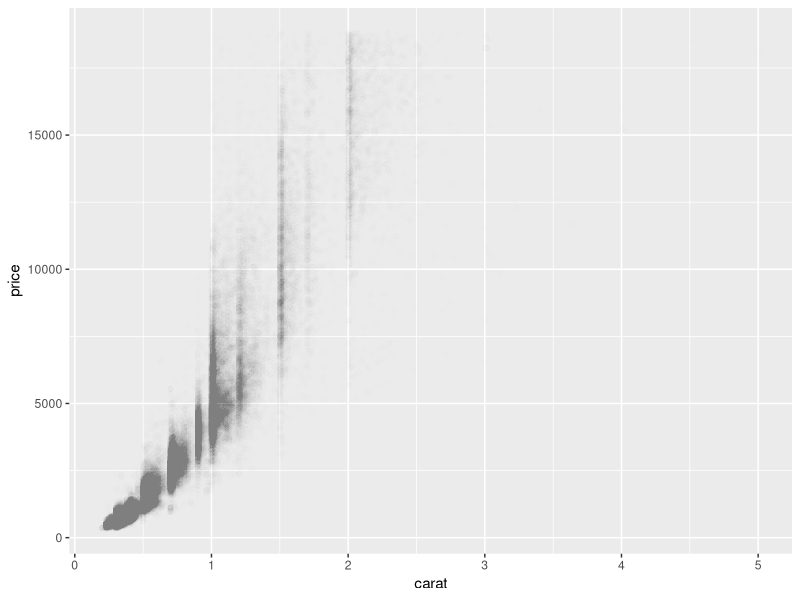

Here is the R script that generated this plot:
## ---- chunk 1
library(ggplot2)
## ---- chunk 2
qplot(carat,price,data = diamonds,alpha = I(1/200))
